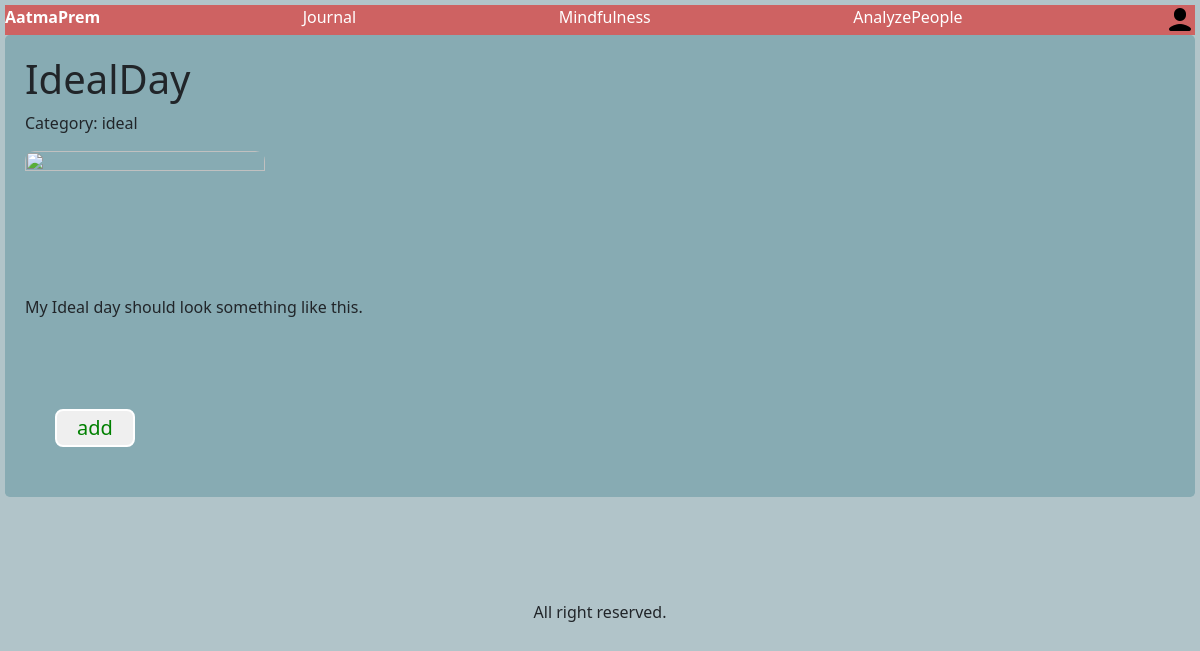
The app's page /post/IdealDay (signed in), older data.
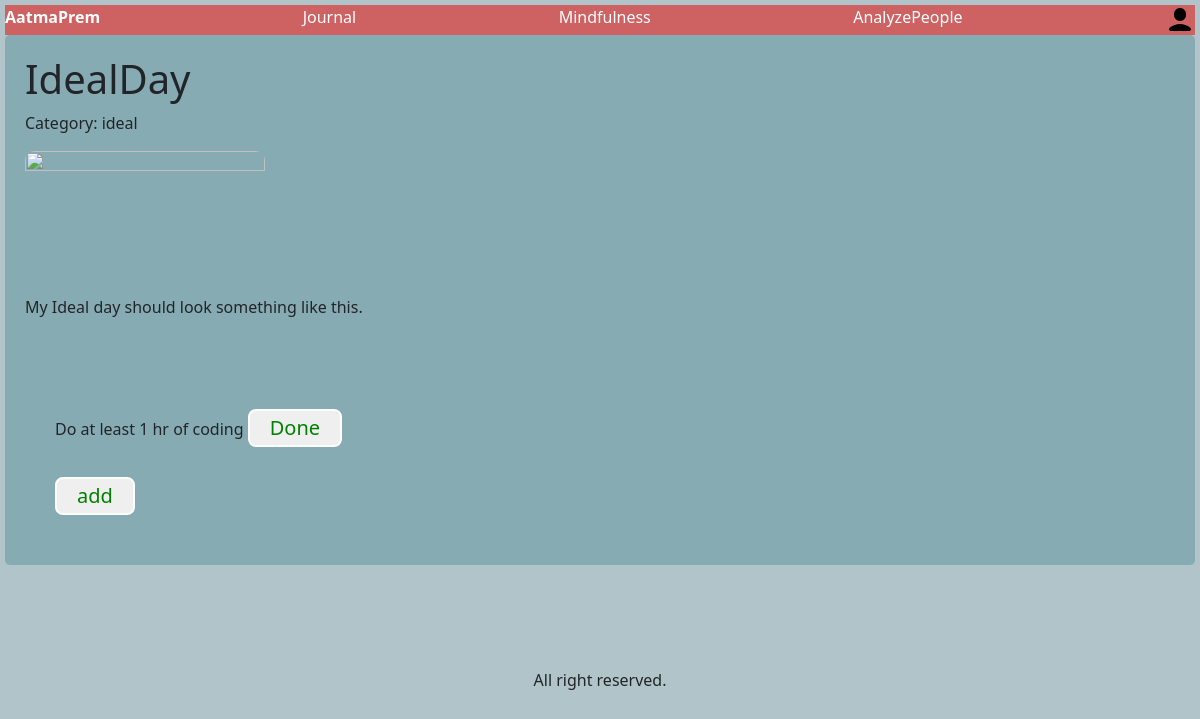
The same page, newer data.
### deepdive/models.py (models this page shows, shortened)
class PostItem(models.Model):
    user = models.ForeignKey(User,on_delete=models.CASCADE)
    content = models.CharField(max_length=256)
    completed = models.BooleanField(default=False)

### deepdive/views.py (the view)
# urls.py: path('post/<slug:slug>',views.post_details,name='post_details'),
def post_details(request,slug):
    post = Post.objects.get(slug=slug)
    return render(request,"deepdive/post.html",{
        "post":post
    })

### deepdive/templates/deepdive/post.html (shortened to what this page needs)
{% extends 'deepdive/layout.html' %}
{% load static %}
{% block body %}
    <div class="post_details">
        <h1>{{post.title}}</h1>
        <p>Category: {{post.page}}</p>
        <img
        src="{{post.image}}" class="post_img"  onerror="this.onerror=null; this.src='https://images.pexels.com/photos/159868/lost-cat-tree-sign-fun-159868.jpeg'"/>
        <p>{{post.desc}}</p>
        {% if user.is_authenticated %}
            <div class="box2" id="items{{post.id}}">
                {% for item in post.item.all %}
                    {% if item.completed == False %}
                    <div class="postItems" id="notCompletedItem{{post.id}}">
                        <div id="item{{item.id}}">
                            {{item.content}}
                            <button id="doneBtn{{item.id}}" class="button" onclick="completed('{{item.id}}','{{post.id}}')">Done</button>
                        </div>
                    </div>
                    {%endif%}
                {% endfor %}
                <div id="addbtn{{post.id}}">
                    <button class="button" onclick="addItemForm('{{post.id}}')">add</button>
                </div>
            </div>
        {% endif %}
    </div>
{% endblock %}

Row changes from the older to the newer data that the page shows:
added PostItem: content "Do at least 1 hr of coding"
